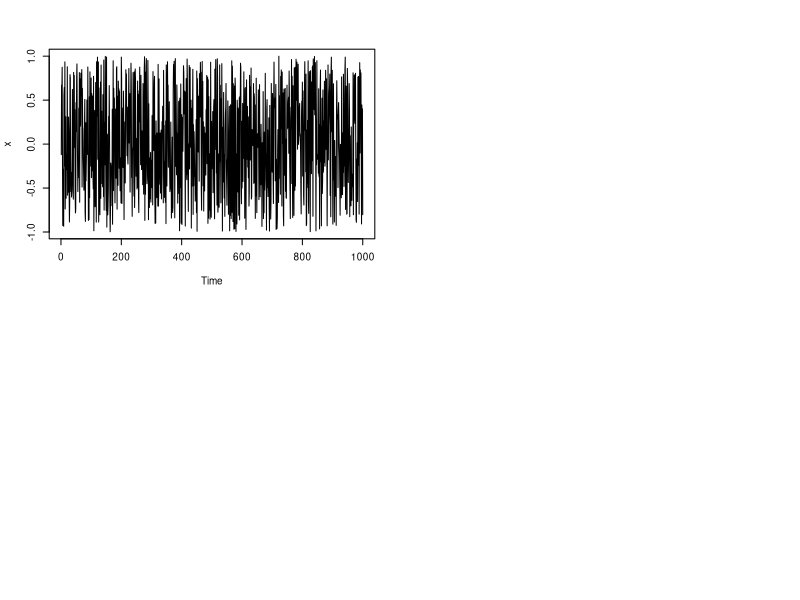

This chart was generated by the following R code: (Note: this script raises an error after producing the figure.)

#
# Example:
#	Perform a Teraesvirta Neural Network Test and 
#	a White Neural Network Test for Nonlinearity
#
# Author:
#	(C) 2002, Diethelm Wuertz, GPL
#


# ------------------------------------------------------------------------------

	
# Teraesvirta Neural Network Test for Nonlinearity	
	
	# Time Series:
	par(mfrow = c(2,2), cex = 0.6)
	n = 1000
	x = runif(1000, -1, 1)  
	x = as.ts(x)
	plot(x)
	tnnTest(x)
	Continue = readline("Press any key > ")
	# Generate time series which is nonlinear in mean:
	x[1] = 0.0
	for (i in (2:n)) {
		x[i] = 0.4*x[i-1] + tanh(x[i-1]) + rnorm (1, sd = 0.5) }
	x = as.ts(x)
	plot(x)
	tnnTest(x)
	Continue = readline("Press any key > ")

# White Neural Network Test for Nonlinearity:

	# Time Series:
	n = 1000
	x = runif(1000, -1, 1)  
	x = as.ts(x)
	plot(x)
	wnnTest(x)
	Continue = readline("Press any key > ")	
	# Generate time series which is nonlinear in mean:
	x[1] = 0.0
	for (i in (2:n)) 
		x[i] = 0.4*x[i-1] + tanh(x[i-1]) + rnorm (1, sd = 0.5) 
	x = as.ts(x)
	plot(x)
	wnnTest(x)

